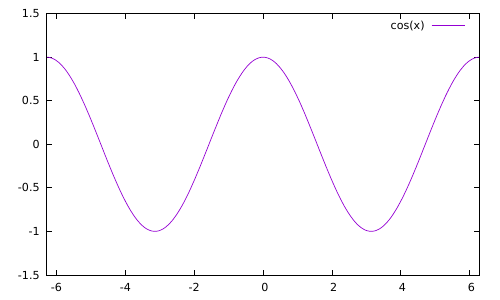

This chart was generated by the following gnuplot code:
set terminal pdfcairo
set output 'plot-cos.pdf'
set xrange [-2*pi:2*pi]
set yrange [-1.5:1.5]
set samples 500
plot cos(x)
